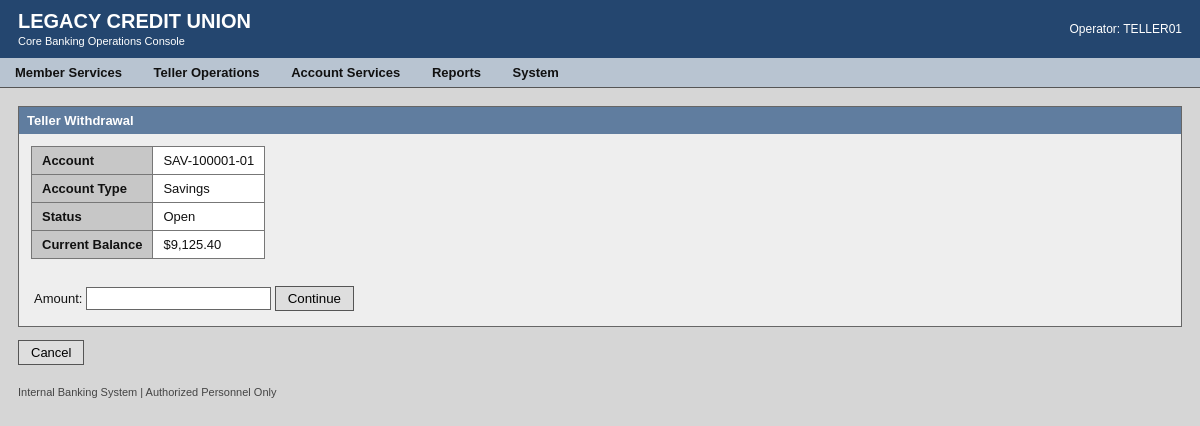
Screenshot of /account/SAV-100001-01/transaction/withdrawal with the database file from the repository.
### tables this page shows
CREATE TABLE accounts (
    account_id TEXT PRIMARY KEY,
    member_id TEXT NOT NULL,
    account_type TEXT NOT NULL,
    balance_cents INTEGER NOT NULL DEFAULT 0,
    status TEXT NOT NULL DEFAULT 'Open',
    opened_at TEXT NOT NULL,

    FOREIGN KEY (member_id)
        REFERENCES members(member_id)
);

### app.py (the view, shortened to what this page needs)
@app.route("/account/<account_id>/transaction/<operation>", methods=["GET", "POST"])
def teller_transaction(account_id, operation):
    if operation not in {"deposit", "withdrawal"}:
        abort(404)
    connection = get_connection()
    try:
        account = connection.execute(
            """
            SELECT *
            FROM accounts
            WHERE account_id = ?
            """,
            (account_id,),
        ).fetchone()
        if account is None:
            abort(404)
        error = None
        if account["status"] != "Open":
            error = (
                f"Transaction blocked: account status is "
                f"{account['status']}."
            )
    finally:
        connection.close()
    return render_template(
        "transaction.html",
        account=account,
        operation=operation,
        error=error,
    )

### app.py (called while the page is built)
@app.template_filter("money")
def format_money(cents):
    return f"${cents / 100:,.2f}"

### db.py (called while the page is built)
def get_connection():
    connection = sqlite3.connect(DATABASE_PATH)
    connection.row_factory = sqlite3.Row
    connection.execute("PRAGMA foreign_keys = ON")
    return connection

### templates/transaction.html (shortened to what this page needs)
{% extends "base.html" %}
{% block content %}
<div class="panel">
    <div class="panel-title">
        Teller {{ operation | capitalize }}
    </div>
    <table class="data-table">
        <tr>
            <th>Account</th>
            <td>{{ account["account_id"] }}</td>
        </tr>
        <tr>
            <th>Account Type</th>
            <td>{{ account["account_type"] }}</td>
        </tr>
        <tr>
            <th>Status</th>
            <td>{{ account["status"] }}</td>
        </tr>
        <tr>
            <th>Current Balance</th>
            <td>{{ account["balance_cents"] | money }}</td>
        </tr>
    </table>
    {% if account["status"] != "Frozen" %}
    <div class="form-row">
        <form method="POST">
            <label for="amount">
                Amount:
            </label>
            <input
                type="number"
                id="amount"
                name="amount"
                step="0.01"
                min="0.01"
                required
            >
            <button type="submit">
                Continue
            </button>
        </form>
    </div>
    {% endif %}
</div>
<a
    class="action-link"
    href="{{ url_for(
        'account_details',
        account_id=account['account_id']
    ) }}"
>
    Cancel
</a>
{% endblock %}

### static/styles.css (style rules this page uses)
body { margin: 0; font-family: Arial, Helvetica, sans-serif; font-size: 13px; background-color: #d6d6d6; color: #111; }
.panel { background-color: #eeeeee; border: 1px solid #666; margin-bottom: 18px; }
.panel-title { background-color: #607d9f; color: white; padding: 6px 8px; font-weight: bold; }
.data-table { border-collapse: collapse; margin: 12px; background-color: white; }
.data-table th, .data-table td { border: 1px solid #777; padding: 6px 10px; text-align: left; }
.data-table th { background-color: #c7c7c7; }
.form-row { padding: 15px; }
input { padding: 3px; border: 1px solid #666; }
button, .action-link { background-color: #dedede; border: 1px solid #555; padding: 4px 12px; color: black; text-decoration: none; cursor: pointer; }

### rows the page displays
accounts: account_id "SAV-100001-01", account_type "Savings", status "Open", balance_cents "$9,125.40"

### other values shown
{{ operation | capitalize }} "Withdrawal"
